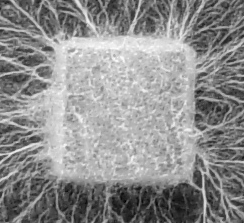
%> input picture im/fungal_network_food.png, 244 x 223 px
$ octave network_food2d_test.m   (GNU Octave 9; MATLAB toolbox functions it lacks are replaced by stand-ins)
%> lines starting %> are read from the running program, lines starting %| are printed output that depends on the picture; in (x1, y1, x2, y2) boxes, pixels count from 0 and x2, y2 are one past the last pixel; in counts of white or black regions, pixels touching at a corner belong together; the program's own positions count from 1
%> further down, im is the input picture: size 223x244 uint8; min 0, max 255, mean 141.4
### lib/network_food2d.m
function [imf,cf] = BOFungalNetworkFood2D(im,s1,s2,t)
%> called with s1 = 8, s2 = 0, t = 0.2
if nargin<4; t = 0.2; end
level = graythresh(im);
%> level = 0.531
imth = im>(level-t*level);
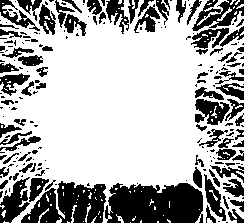
%> imth: size 223x244 logical; 69.1% white; 217 black regions (133 under 20 px), largest, box (x1, y1, x2, y2) and area: (105, 183, 203, 223) 3323, (21, 181, 106, 223) 2273, (192, 0, 244, 31) 771
%% Filter
imf = imth;
se = strel('disk',s1);
imf = imopen(imf,se);
%> imf: size 223x244 logical; 44.3% white; 1 white region, box (x1, y1, x2, y2) and area: (16, 20, 201, 186) 24100
imf = imclose(imf,se);
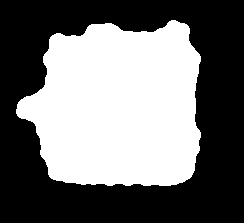
%> imf: size 223x244 logical; 44.5% white; 1 white region, box (x1, y1, x2, y2) and area: (16, 20, 201, 186) 24227
se = strel('disk',s2);
imf = imdilate(imf,se);
stats  = regionprops(bwlabel(imf),'Centroid');
%> stats = 1 region; Centroid: [119 107.3]
cf = cat(1,stats.Centroid);
%> cf = [119 107.3]
end

### network_food2d_test.m
%% clear
clc; clear all; close all;

%% path
addpath('./lib');

%% load image
im = imread('./im/fungal_network_food.png');

%% normalize
im = double(im); im = (im - min(im(:))) / (max(im(:)) - min(im(:)));

%% food detection
s1 = 8;
s2 = 0;
t = 0.2;
[imth,cf] = network_food2d(im,s1,s2,t);
%> cf = [119 107.3]

%% plot
figure; imagesc(im); colormap gray;
set(gca,'ytick',[]); set(gca,'xtick',[]); axis image; axis tight;

%% plot
immask = boundarymask(imth);
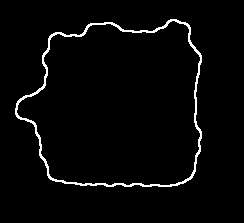
%> immask: size 223x244 logical; 2.8% white in thin lines or dots, all inside (x1, y1, x2, y2) = (15, 19, 202, 187)

imr = im; img = im; imb = im;
imr(immask) = 1; img(immask) = 0; imb(immask) = 0;
%> after `imr(immask) = 1`:
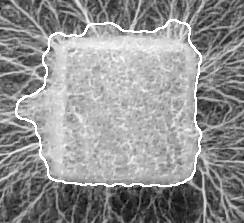
%> imr: size 223x244 double; min 0, max 1, mean 0.568
%> after `img(immask) = 0`:
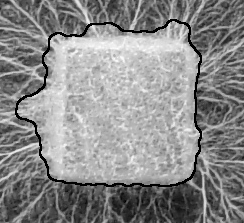
%> img: size 223x244 double; min 0, max 1, mean 0.54
imrgb = zeros(size(im,1),size(im,2),3);
imrgb(:,:,1) = imr; imrgb(:,:,2) = img; imrgb(:,:,3) = img;
%> after `imrgb(:,:,2) = img`:
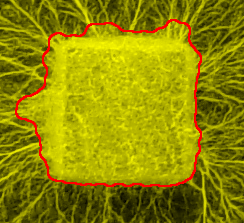
%> imrgb: size 223x244x3 double; mean R, G, B 0.568, 0.54, 0
%> after `imrgb(:,:,3) = img`:
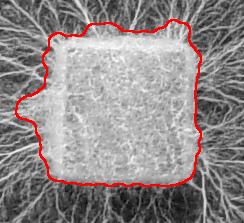
%> imrgb: size 223x244x3 double; mean R, G, B 0.568, 0.54, 0.54

figure;
imagesc(imrgb); colormap gray; colormap jet;
set(gca,'ytick',[]); set(gca,'xtick',[]); axis image; axis tight;

$ run again, with im/fungal_network.png copied over im/fungal_network_food.png
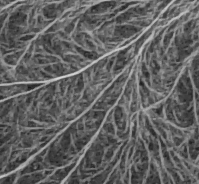
%> input picture im/fungal_network.png, 199 x 184 px
%> im is the input picture: size 184x199 uint8; min 24, max 218, mean 97.3
%> im: size 184x199 double
%> level = 0.4
%> in BOFungalNetworkFood2D, `imth = im>(level-t*level);`:
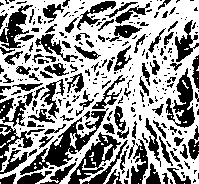
%> imth: size 184x199 logical; 59.6% white; 317 black regions (212 under 20 px), largest, box (x1, y1, x2, y2) and area: (20, 108, 109, 175) 1311, (68, 132, 121, 184) 858, (166, 68, 195, 128) 788
%> imf: size 184x199 logical; 1.2% white; 2 white regions, box (x1, y1, x2, y2) and area: (176, 0, 194, 17) 249, (149, 18, 164, 33) 177
%> stats = 2 regions; Centroid: [157 26], [185.8 8.7]
%> in BOFungalNetworkFood2D, `cf = cat(1,stats.Centroid);`: cf = [157 26; 185.8 8.69]
%> immask: size 184x199 logical; 0.66% white in thin lines or dots, all inside (x1, y1, x2, y2) = (148, 0, 195, 34)
%> imr: size 184x199 double; min 0, max 1, mean 0.381
%> img: size 184x199 double; min 0, max 1, mean 0.375
%> `imrgb(:,:,2) = img`:
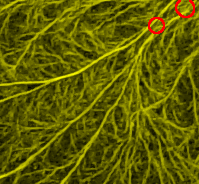
%> imrgb: size 184x199x3 double; mean R, G, B 0.381, 0.375, 0
